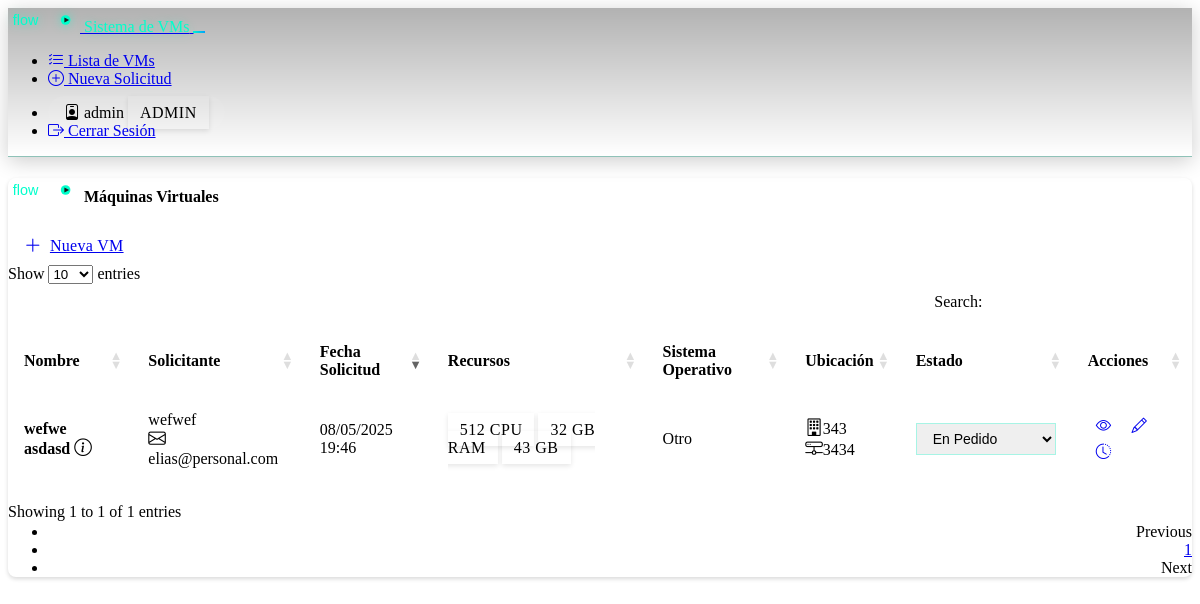
Page /vms/list (signed in) on the earlier database version.
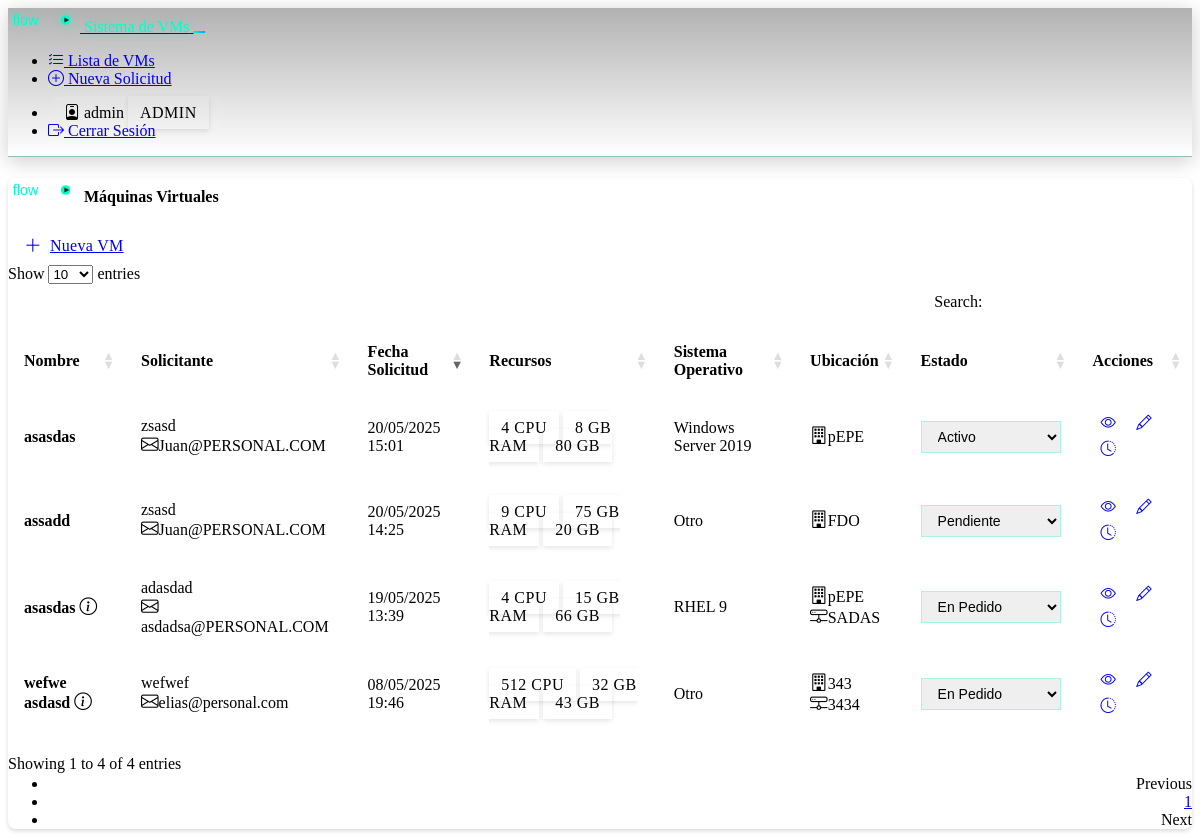
Same page on the later database version.
### models.py (models this page shows, shortened)
class User(UserMixin, db.Model):
    id = db.Column(db.Integer, primary_key=True)
    username = db.Column(db.String(64), unique=True, nullable=False)
    password_hash = db.Column(db.String(256), nullable=False)
    is_admin = db.Column(db.Boolean, default=False)
    email = db.Column(db.String(120), nullable=True)
    vms_created = db.relationship('VM', backref='creator', lazy=True)
    modifications = db.relationship('VMHistory', backref='modified_by_user', lazy=True,
                                  foreign_keys='VMHistory.modified_by')

class VM(db.Model):
    id = db.Column(db.Integer, primary_key=True)
    name = db.Column(db.String(100), nullable=False)
    requester_name = db.Column(db.String(100), nullable=False)
    requester_email = db.Column(db.String(120), nullable=True)
    request_date = db.Column(db.DateTime, default=datetime.utcnow)
    primary_admin_name = db.Column(db.String(100), nullable=True)
    primary_admin_email = db.Column(db.String(120), nullable=True)
    secondary_admin_name = db.Column(db.String(100), nullable=True)
    secondary_admin_email = db.Column(db.String(120), nullable=True)
    cpu_count = db.Column(db.Integer, nullable=False)
    ram_amount = db.Column(db.Integer, nullable=False)  # en GB
    disk_size = db.Column(db.Integer, nullable=False)   # en GB
    operating_system = db.Column(db.String(100), nullable=True)
    physical_location = db.Column(db.String(200), nullable=True)
    virtual_host = db.Column(db.String(200), nullable=True)
    backup_required = db.Column(db.Boolean, default=False)
    backup_frequency = db.Column(db.String(50), nullable=True)  # Diario, Semanal, Mensual, etc.
    vlans_text = db.Column(db.Text, nullable=True)
    @property
    def vlans(self):
        """Obtiene la lista de VLANs desde el texto almacenado"""
        if self.vlans_text:
            return [vlan.strip() for vlan in self.vlans_text.split(',')]
        return []
    notes = db.Column(db.Text, nullable=True)
    status = db.Column(db.String(20), nullable=False)  # PENDIENTE, APROBADO, RECHAZADO, ACTIVO
    created_by = db.Column(db.Integer, db.ForeignKey('user.id'), nullable=False)
    created_at = db.Column(db.DateTime, default=datetime.utcnow)
    updated_at = db.Column(db.DateTime, default=datetime.utcnow, onupdate=datetime.utcnow)
    history = db.relationship('VMHistory', backref='vm', lazy=True,
                             foreign_keys='VMHistory.vm_id')

### blueprints/vms/routes.py (the view)
@vms_bp.route('/list')
@login_required
def list_vms():
    if current_user.is_admin:
        vms = VM.query.all()
    else:
        vms = VM.query.filter_by(created_by=current_user.id).all()
    return render_template('vms/list.html', vms=vms, title='Lista de VMs')

### templates/vms/list.html (shortened to what this page needs)
{% extends "base.html" %}
{% block content %}
<div class="card shadow-sm animated-card">
    <div class="card-header d-flex justify-content-between align-items-center py-3">
        <h4 class="card-title mb-0">
            <img src="{{ url_for('static', filename='images/flow-logo.svg') }}" alt="Flow Logo" class="me-2" style="height: 24px;">
            Máquinas Virtuales
        </h4>
        <a href="{{ url_for('vms.new_vm') }}" class="btn btn-primary">
            <i class="bi bi-plus-lg"></i>
            Nueva VM
        </a>
    </div>
    <div class="card-body p-0">
        <div class="table-responsive">
            <table id="vmTable" class="table">
                <thead>
                    <tr>
                        <th>Nombre</th>
                        <th>Solicitante</th>
                        <th>Fecha Solicitud</th>
                        <th>Recursos</th>
                        <th>Sistema Operativo</th>
                        <th>Ubicación</th>
                        <th>Estado</th>
                        <th>Acciones</th>
                    </tr>
                </thead>
                <tbody>
                    {% for vm in vms %}
                    <tr>
                        <td>
                            <strong>{{ vm.name }}</strong>
                            {% if vm.notes %}
                            <i class="bi bi-info-circle ms-2 text-info"
                               data-bs-toggle="tooltip"
                               title="{{ vm.notes }}"></i>
                            {% endif %}
                        </td>
                        <td>
                            {{ vm.requester_name }}
                            {% if vm.requester_email %}
                            <div class="small text-muted">
                                <i class="bi bi-envelope me-1"></i>{{ vm.requester_email }}
                            </div>
                            {% endif %}
                        </td>
                        <td>{{ vm.request_date.strftime('%d/%m/%Y %H:%M') }}</td>
                        <td>
                            <span class="badge bg-secondary me-1">{{ vm.cpu_count }} CPU</span>
                            <span class="badge bg-secondary me-1">{{ vm.ram_amount }} GB RAM</span>
                            <span class="badge bg-secondary">{{ vm.disk_size }} GB</span>
                        </td>
                        <td>
                            {% if vm.operating_system %}
                            {% set os_names = {
                                'windows_server_2022': 'Windows Server 2022',
                                'windows_server_2019': 'Windows Server 2019',
                                'ubuntu_22_04': 'Ubuntu 22.04 LTS',
                                'ubuntu_24_04': 'Ubuntu 24.04 LTS',
                                'rhel_9': 'RHEL 9',
                                'centos_stream_9': 'CentOS Stream 9',
                                'debian_12': 'Debian 12',
                                'other': 'Otro'
                            } %}
                            {{ os_names.get(vm.operating_system, vm.operating_system) }}
                            {% else %}
                            <span class="text-muted">No especificado</span>
                            {% endif %}
                        </td>
                        <td>
                            {% if vm.physical_location %}
                            <div>
                                <i class="bi bi-building me-1"></i>{{ vm.physical_location }}
                            </div>
                            {% endif %}
                            {% if vm.virtual_host %}
                            <div>
                                <i class="bi bi-hdd-network me-1"></i>{{ vm.virtual_host }}
                            </div>
                            {% endif %}
                        </td>
                        <td>
                            {% if current_user.is_admin %}
                            <select class="form-select status-select" data-vm-id="{{ vm.id }}">
                                <option value="EN PEDIDO" {% if vm.status == 'EN PEDIDO' %}selected{% endif %}>En Pedido</option>
                                <option value="ACTIVO" {% if vm.status == 'ACTIVO' %}selected{% endif %}>Activo</option>
                                <option value="PENDIENTE" {% if vm.status == 'PENDIENTE' %}selected{% endif %}>Pendiente</option>
                            </select>
                            {% endif %}
                        </td>
                        <td>
                            <div class="btn-group">
                                <a href="{{ url_for('vms.view_vm', vm_id=vm.id) }}"
                                   class="btn btn-sm btn-info"
                                   data-bs-toggle="tooltip"
                                   title="Ver Detalles">
                                    <i class="bi bi-eye"></i>
                                </a>
                                {% if current_user.is_admin or current_user.id == vm.created_by %}
                                <a href="{{ url_for('vms.edit_vm', vm_id=vm.id) }}"
                                   class="btn btn-sm btn-primary"
                                   data-bs-toggle="tooltip"
                                   title="Editar VM">
                                    <i class="bi bi-pencil"></i>
                                </a>
                                {% endif %}
                                <a href="{{ url_for('vms.vm_history', vm_id=vm.id) }}"
                                   class="btn btn-sm btn-secondary"
                                   data-bs-toggle="tooltip"
                                   title="Ver Historial">
                                    <i class="bi bi-clock-history"></i>
                                </a>
                            </div>
                        </td>
                    </tr>
                    {% endfor %}
                </tbody>
            </table>
        </div>
    </div>
</div>
{% endblock %}

### templates/base.html (shortened to what this page needs)
<!DOCTYPE html>
<html lang="es" data-bs-theme="dark">
<head>
    <link rel="stylesheet" href="https://cdn.replit.com/agent/bootstrap-agent-dark-theme.min.css">
    <link rel="stylesheet" href="https://cdn.datatables.net/1.11.5/css/dataTables.bootstrap5.min.css">
    <link rel="stylesheet" href="https://cdn.jsdelivr.net/npm/bootstrap-icons@1.7.2/font/bootstrap-icons.css">
    <link rel="stylesheet" href="{{ url_for('static', filename='css/custom.css') }}">
</head>
<body>
    {% if current_user.is_authenticated %}
    <nav class="navbar navbar-expand-lg navbar-dark bg-dark mb-4 shadow-lg flow-navbar">
        <div class="container">
            <a class="navbar-brand d-flex align-items-center" href="{{ url_for('dashboard.index') }}">
                <img src="{{ url_for('static', filename='images/flow-logo.svg') }}" alt="Flow Logo" class="navbar-logo me-2">
                <span class="flow-accent">Sistema de VMs</span>
            </a>
            <button class="navbar-toggler animated-button" type="button" data-bs-toggle="collapse" data-bs-target="#navbarNav">
            </button>
            <div class="collapse navbar-collapse" id="navbarNav">
                <ul class="navbar-nav me-auto">
                    <li class="nav-item">
                        <a class="nav-link nav-animated" href="{{ url_for('vms.list_vms') }}">
                            <i class="bi bi-list-check me-1 nav-icon"></i>
                            Lista de VMs
                        </a>
                    </li>
                    <li class="nav-item">
                        <a class="nav-link nav-animated" href="{{ url_for('vms.new_vm') }}">
                            <i class="bi bi-plus-circle me-1 nav-icon"></i>
                            Nueva Solicitud
                        </a>
                    </li>
                </ul>
                <ul class="navbar-nav">
                    <li class="nav-item">
                        <span class="nav-link user-badge">
                            <i class="bi bi-person-badge me-1"></i>
                            {{ current_user.username }}
                            {% if current_user.is_admin %}
                            <span class="badge bg-danger ms-1">Admin</span>
                            {% else %}
                            <span class="badge bg-info ms-1">Cliente</span>
                            {% endif %}
                        </span>
                    </li>
                    <li class="nav-item">
                        <a class="nav-link nav-animated" href="{{ url_for('auth.logout') }}">
                            <i class="bi bi-box-arrow-right me-1 nav-icon"></i>
                            Cerrar Sesión
                        </a>
                    </li>
                </ul>
            </div>
        </div>
    </nav>
    {% endif %}
    <div class="container py-4">
        {% block content %}{% endblock %}
    </div>
</body>
</html>

### static/css/custom.css (style rules this page uses)
:root { --status-pending: var(--bs-warning); --status-active: var(--bs-success); --status-rejected: var(--bs-danger); --status-requested: var(--bs-info); --flow-primary: #00ffcc; --flow-secondary: #1a1a1a; --flow-accent: #0099ff; --flow-gradient-start: #0099ff; --flow-gradient-end: #00ffcc; }
.navbar-logo { height: 24px; filter: drop-shadow(0 0 5px rgba(0, 255, 204, 0.5)); transition: all 0.3s ease; }
.flow-navbar { border-bottom: 1px solid rgba(0, 255, 204, 0.2); background: linear-gradient(180deg, rgba(0,0,0,0.3) 0%, rgba(0,0,0,0) 100%); box-shadow: 0 4px 20px rgba(0, 0, 0, 0.2); }
.nav-animated { position: relative; transition: all 0.3s ease; }
.nav-animated::after { content: ''; position: absolute; bottom: 0; left: 50%; width: 0; height: 2px; background: var(--flow-primary); transition: all 0.3s ease; transform: translateX(-50%); }
.nav-icon { transition: all 0.3s ease; }
.user-badge { position: relative; padding: 0.5rem 1rem; background: rgba(255, 255, 255, 0.05); border-radius: 50px; transition: all 0.3s ease; }
body { min-height: 100vh; background: var(--bs-dark); }
.container { max-width: 1200px; }
.animated-button { position: relative; overflow: hidden; transition: all 0.3s ease; background: linear-gradient(45deg, var(--flow-primary), var(--flow-accent)); border: none; }
.animated-button::after { content: ''; position: absolute; top: 50%; left: 50%; width: 5px; height: 5px; background: rgba(255, 255, 255, 0.5); opacity: 0; border-radius: 100%; transform: scale(1, 1) translate(-50%); transform-origin: 50% 50%; }
.card { border: none; border-radius: 0.5rem; background: var(--bs-dark); box-shadow: 0 0.125rem 0.25rem rgba(0, 0, 0, 0.15); transition: all 0.3s ease; animation: fadeIn 0.5s ease-out; }
.card-header { border-bottom: 1px solid var(--bs-border-color); border-radius: 0.5rem 0.5rem 0 0; }
.table { margin-bottom: 0; vertical-align: middle; }
.table > :not(caption) > * > * { padding: 1rem; }
.table tbody tr { animation: slideIn 0.3s ease-out; transition: all 0.3s ease; }
.status-select { min-width: 140px; font-size: 0.875rem; padding: 0.375rem 0.75rem; transition: all 0.3s ease; border: 1px solid rgba(0, 255, 204, 0.3); }
.badge { padding: 0.5em 0.75em; font-weight: 500; text-transform: uppercase; letter-spacing: 0.5px; box-shadow: 0 2px 5px rgba(0, 0, 0, 0.1); }
.btn { padding: 0.5rem 1rem; font-weight: 500; text-transform: none; letter-spacing: 0.3px; display: inline-flex; align-items: center; gap: 0.5rem; transition: all 0.3s ease; border-radius: 0.375rem; }
.btn-sm { padding: 0.25rem 0.5rem; font-size: 0.875rem; }
.btn i, .table i { font-size: 1.1em; transition: transform 0.3s ease; }
.flow-accent { color: var(--flow-primary); text-shadow: 0 0 10px rgba(0, 255, 204, 0.3); }

Differences in the rows shown:
added VM: name "asasdas", requester_name "adasdad", requester_email "asdadsa@PERSONAL.COM", request_date "19/05/2025 13:39", cpu_count "4", ram_amount "15", disk_size "66", get "RHEL 9", physical_location "pEPE", virtual_host "SADAS", status+id "En Pedido"
added VM: name "assadd", requester_name "zsasd", requester_email "Juan@PERSONAL.COM", request_date "20/05/2025 14:25", cpu_count "9", ram_amount "75", disk_size "20", get "Otro", physical_location "FDO", status+id "Pendiente"
added VM: name "asasdas", requester_name "zsasd", requester_email "Juan@PERSONAL.COM", request_date "20/05/2025 15:01", cpu_count "4", ram_amount "8", disk_size "80", get "Windows Server 2019", physical_location "pEPE", status+id "Activo"
Other differences:
text written by a page script: "Show entries Search: Showing 1 to 1 of 1 entries Previous 1 Next" → "Show entries Search: Showing 1 to 4 of 4 entries Previous 1 Next"
